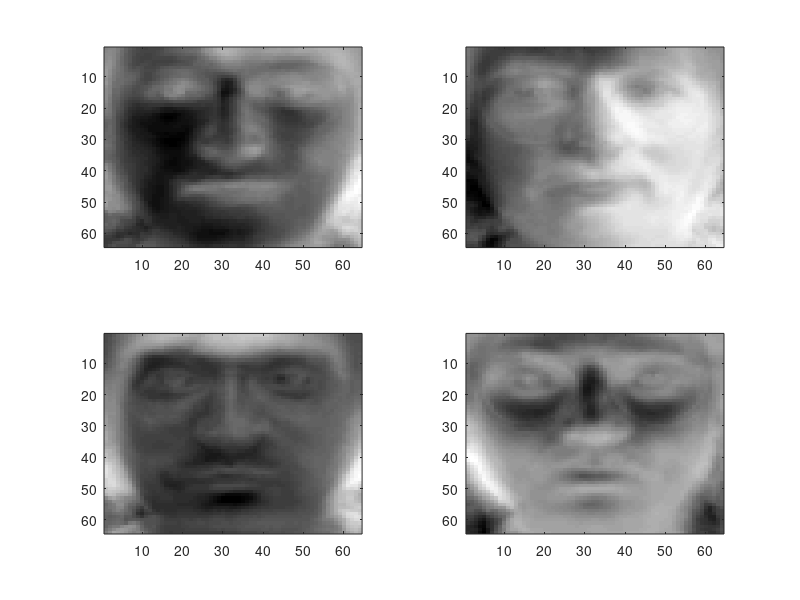

This figure's MATLAB source: (Note: this script raises an error after producing the figure.)
clc
clear
clf
load yale_faces;
imshow(Y{1});

% M_ave = 1/N * sum(M_i) 
N=132;
Mave=zeros(64);
for i = 1:N
%     mAve = mAve + sum(sum(Y{i}));
    Mave = Mave+ Y{i};
    
end
Mave = Mave/N;
imshow(Mave);


% Vectorize vec(M) = m = R^64x64 to R^4096
%%% A = Y{1};
%%% m = reshape(A,[4096,1]);

% Vectorize vec(mAve) = mAve
mave = reshape(Mave,[4096,1]);

% Create cell array for D
% elem = NET.createArray('System.Double[]',132);
% for i = 1:N
%     A = Y{i};
%     m = reshape(A,[4096,1]);
%     elem(i) = (m - mave)/sqrt(N);
%     D = cell(elem);
% end

for i = 1:N
    A = Y{i};
    D(:,i) = (reshape(A,4096,1) - mave)/sqrt(N);
end
[U,S,V] = svd(D,0);


for i= 1:4
    subplot(2,2,i)
    imagesc(reshape(U(:,i), 64, 64)); colormap(gray);
end

% Part C
load 'images_to_reconstruct'

F{1} = F1; 
F{2} = F2; 
F{3} = F3; 
for i=1:3
    % the first step is to vectorize the given image/face and subtract the average from it.
    f{i} = reshape(F{i},64*64,1) - mave;

    fApprox{i} = U*U'*f{i}+mave; 
    % the best approximation to f in our database.
    % the right-singular vectors U, i.e. the eigenfaces, automatically give us the best possible reconstruc- tion of the given face image using our database.
    FApprox{i} = reshape(fApprox{i},64,64);
    
    % Before
    subplot(3,2,2*i-1) 
    imagesc(F{i});colormap(gray) 
    % After
    subplot(3,2,2*i)
    imagesc(FApprox{i});colormap(gray)
end
